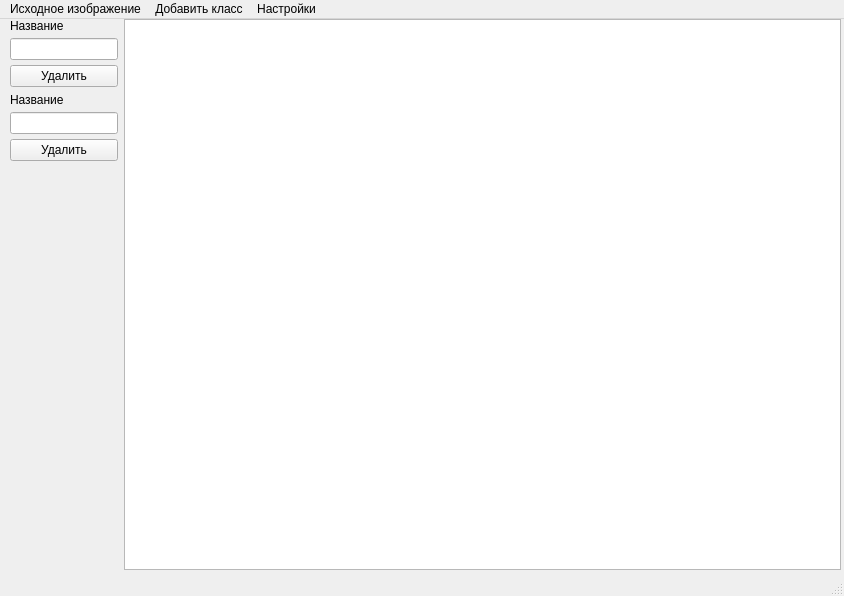
<?xml version="1.0" encoding="UTF-8"?>
<ui version="4.0">
 <class>OtherWindow</class>
 <widget class="QMainWindow" name="OtherWindow">
  <property name="geometry">
   <rect>
    <x>0</x>
    <y>0</y>
    <width>844</width>
    <height>596</height>
   </rect>
  </property>
  <property name="windowTitle">
   <string>MainWindow</string>
  </property>
  <widget class="QWidget" name="centralwidget">
   <widget class="QWidget" name="horizontalLayoutWidget">
    <property name="geometry">
     <rect>
      <x>10</x>
      <y>0</y>
      <width>831</width>
      <height>551</height>
     </rect>
    </property>
    <layout class="QHBoxLayout" name="horizontalLayout" stretch="0,2">
     <item>
      <layout class="QVBoxLayout" name="verticalLayout">
       <property name="sizeConstraint">
        <enum>QLayout::SetMinimumSize</enum>
       </property>
       <item>
        <layout class="QVBoxLayout" name="verticalLayout_3" stretch="0,0,1">
         <property name="spacing">
          <number>5</number>
         </property>
         <item>
          <widget class="QLabel" name="label">
           <property name="text">
            <string>Название</string>
           </property>
          </widget>
         </item>
         <item alignment="Qt::AlignTop">
          <widget class="QLineEdit" name="lineEdit"/>
         </item>
         <item alignment="Qt::AlignTop">
          <widget class="QPushButton" name="pushButton_3">
           <property name="text">
            <string>Удалить</string>
           </property>
          </widget>
         </item>
        </layout>
       </item>
       <item>
        <layout class="QVBoxLayout" name="verticalLayout_4" stretch="0,0,1,0">
         <property name="spacing">
          <number>5</number>
         </property>
         <item>
          <widget class="QLabel" name="label_2">
           <property name="text">
            <string>Название</string>
           </property>
          </widget>
         </item>
         <item alignment="Qt::AlignTop">
          <widget class="QLineEdit" name="lineEdit_2"/>
         </item>
         <item alignment="Qt::AlignTop">
          <widget class="QPushButton" name="pushButton_4">
           <property name="text">
            <string>Удалить</string>
           </property>
          </widget>
         </item>
         <item>
          <spacer name="verticalSpacer">
           <property name="orientation">
            <enum>Qt::Vertical</enum>
           </property>
           <property name="sizeHint" stdset="0">
            <size>
             <width>20</width>
             <height>500</height>
            </size>
           </property>
          </spacer>
         </item>
        </layout>
       </item>
      </layout>
     </item>
     <item>
      <layout class="QVBoxLayout" name="verticalLayout_2">
       <item>
        <widget class="QGraphicsView" name="graphicsView"/>
       </item>
      </layout>
     </item>
    </layout>
   </widget>
  </widget>
  <widget class="QMenuBar" name="menubar">
   <property name="geometry">
    <rect>
     <x>0</x>
     <y>0</y>
     <width>844</width>
     <height>21</height>
    </rect>
   </property>
   <widget class="QMenu" name="menu">
    <property name="title">
     <string>Исходное изображение</string>
    </property>
    <addaction name="actionRun"/>
   </widget>
   <widget class="QMenu" name="menu_2">
    <property name="title">
     <string>Добавить класс</string>
    </property>
   </widget>
   <widget class="QMenu" name="menu_3">
    <property name="title">
     <string>Настройки</string>
    </property>
   </widget>
   <addaction name="menu"/>
   <addaction name="menu_2"/>
   <addaction name="menu_3"/>
  </widget>
  <widget class="QStatusBar" name="statusbar"/>
  <action name="actionRun">
   <property name="text">
    <string>Run</string>
   </property>
  </action>
 </widget>
 <resources/>
 <connections/>
</ui>
